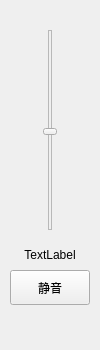
<?xml version="1.0" encoding="UTF-8"?>
<ui version="4.0">
 <class>VolumeTool</class>
 <widget class="QWidget" name="VolumeTool">
  <property name="geometry">
   <rect>
    <x>0</x>
    <y>0</y>
    <width>100</width>
    <height>350</height>
   </rect>
  </property>
  <property name="windowTitle">
   <string>Form</string>
  </property>
  <widget class="QWidget" name="volumeBox" native="true">
   <property name="geometry">
    <rect>
     <x>10</x>
     <y>10</y>
     <width>80</width>
     <height>300</height>
    </rect>
   </property>
   <widget class="QPushButton" name="slienceBtn">
    <property name="geometry">
     <rect>
      <x>0</x>
      <y>260</y>
      <width>80</width>
      <height>35</height>
     </rect>
    </property>
    <property name="minimumSize">
     <size>
      <width>80</width>
      <height>35</height>
     </size>
    </property>
    <property name="maximumSize">
     <size>
      <width>80</width>
      <height>35</height>
     </size>
    </property>
    <property name="text">
     <string>静音</string>
    </property>
   </widget>
   <widget class="QLabel" name="volumeValue">
    <property name="geometry">
     <rect>
      <x>0</x>
      <y>230</y>
      <width>80</width>
      <height>30</height>
     </rect>
    </property>
    <property name="minimumSize">
     <size>
      <width>0</width>
      <height>30</height>
     </size>
    </property>
    <property name="maximumSize">
     <size>
      <width>16777215</width>
      <height>30</height>
     </size>
    </property>
    <property name="text">
     <string>TextLabel</string>
    </property>
    <property name="alignment">
     <set>Qt::AlignmentFlag::AlignCenter</set>
    </property>
   </widget>
   <widget class="QWidget" name="widget" native="true">
    <property name="geometry">
     <rect>
      <x>0</x>
      <y>0</y>
      <width>80</width>
      <height>225</height>
     </rect>
    </property>
    <widget class="QFrame" name="inLine">
     <property name="geometry">
      <rect>
       <x>38</x>
       <y>20</y>
       <width>4</width>
       <height>200</height>
      </rect>
     </property>
     <property name="frameShape">
      <enum>QFrame::Shape::StyledPanel</enum>
     </property>
     <property name="frameShadow">
      <enum>QFrame::Shadow::Raised</enum>
     </property>
    </widget>
    <widget class="QFrame" name="outLine">
     <property name="geometry">
      <rect>
       <x>38</x>
       <y>120</y>
       <width>4</width>
       <height>100</height>
      </rect>
     </property>
     <property name="frameShape">
      <enum>QFrame::Shape::StyledPanel</enum>
     </property>
     <property name="frameShadow">
      <enum>QFrame::Shadow::Raised</enum>
     </property>
    </widget>
    <widget class="QPushButton" name="sliderBtn">
     <property name="geometry">
      <rect>
       <x>33</x>
       <y>118</y>
       <width>14</width>
       <height>7</height>
      </rect>
     </property>
     <property name="text">
      <string/>
     </property>
    </widget>
   </widget>
  </widget>
 </widget>
 <resources/>
 <connections/>
</ui>
